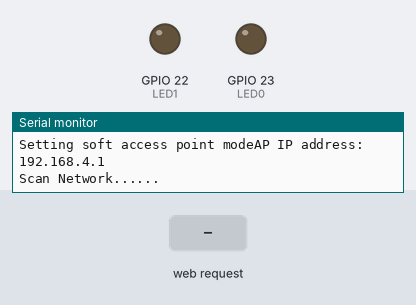
Recording of a sketch running on a simulated ESP32. On the bench: output pins drawn as LEDs (lit = HIGH), the last lines printed to the serial monitor. The test bench sets the inputs (shaded band). WiFi joins after 1.5 s; servers stay silent unless stated.

Above: at 3.2 s.
3.3 s: HTTP request GET /?LED0=ON received
At 4.3 s:
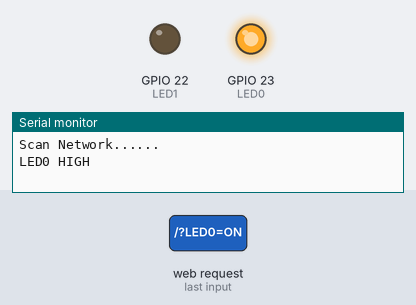
4.8 s: HTTP request GET /?LED1=ON received
At 5.4 s:
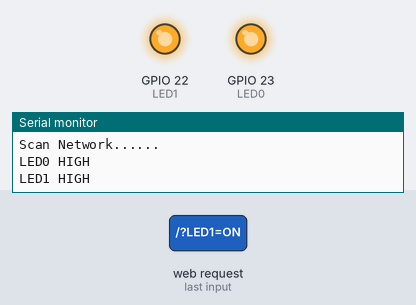
6.3 s: HTTP request GET /?LED0=OFF received
At 7.5 s:
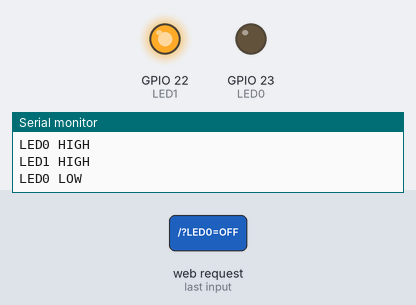
7.8 s: HTTP request GET /?LED1=OFF received
At 8.9 s:
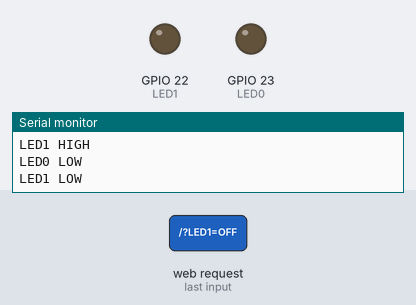
Timing chart, 0 to 10.3 s (numbered marks = the images above; inputs shaded):
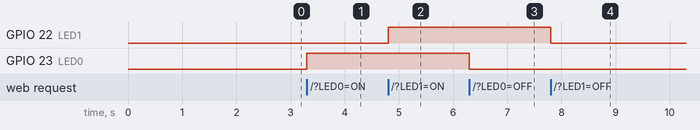

Measured:
- after the input at 3.3 s, GPIO 23 (LED0): LOW → HIGH at once
- after the input at 4.8 s, GPIO 22 (LED1): LOW → HIGH at once
- after the input at 6.3 s, GPIO 23 (LED0): HIGH → LOW at once
- after the input at 7.8 s, GPIO 22 (LED1): HIGH → LOW at once

The sketch:

Web_Server_Switch.ino
```cpp
#include "WiFi.h"
#define LED0 23
#define LED1 22
const char* ssid = "Kiosk5";
const char* password = "";
WiFiServer server(80);
String html ="<!DOCTYPE html> \
<html> \
<body> \
<center><h1>ESP32 Soft access point</h1></center> \
<center><h2>Web Server</h2></center> \
<form> \
<button name=\"LED0\" button style=\"color:green\" value=\"ON\" type=\"submit\">LED0 ON</button> \
<button name=\"LED0\" button style=\"color=red\" value=\"OFF\" type=\"submit\">LED0 OFF</button><br><br> \
<button name=\"LED1\" button style=\"color:green\" value=\"ON\" type=\"submit\">LED1 ON</button> \
<button name=\"LED1\" button style=\"color:red\" value=\"OFF\" type=\"submit\">LED1 OFF</button> \
</form> \
</body> \
</html>";


void Connect_WiFi()
{
WiFi.begin(ssid, password);
if(WiFi.status() != WL_CONNECTED)
{
// delay(100);
}
}

void setup()
{
Serial.begin(115200);
pinMode(LED0, OUTPUT);
pinMode(LED1, OUTPUT);
digitalWrite(LED0, LOW);
digitalWrite(LED1, LOW);

Connect_WiFi();

server.begin();

delay(1000);
Serial.print("Setting soft access point mode");

// WiFi.mode(WIFI_AP);
// WiFi.disconnect();
// delay(100);

IPAddress IP = WiFi.softAPIP();
Serial.print("AP IP address: ");
Serial.println(IP);
// WiFi.softAP(ssid, password);
WiFi.softAP("Kiosk5", "");
delay(1000);
Serial.println("Scan Network......");
}


void loop()
{
WiFiClient client=server.available();
if(client)
{
String request = client.readStringUntil('\r');
if(request.indexOf("LED0=ON") != -1){digitalWrite(LED0, HIGH);Serial.println("LED0 HIGH");}
if(request.indexOf("LED0=OFF") != -1){digitalWrite(LED0, LOW);Serial.println("LED0 LOW");}
if(request.indexOf("LED1=ON") != -1){digitalWrite(LED1, HIGH);Serial.println("LED1 HIGH");}
if(request.indexOf("LED1=OFF") != -1){digitalWrite(LED1, LOW);Serial.println("LED1 LOW");}
client.print(html);
request="";
}
}
```
